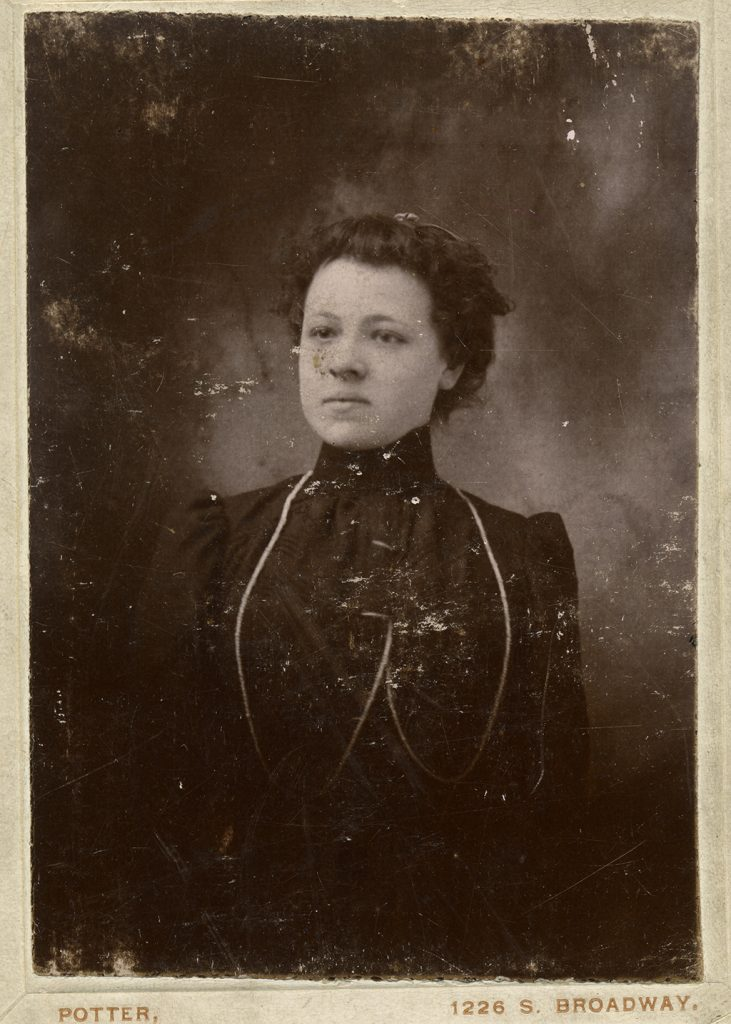
#> input picture archive/02_Damaged_Testing_Set/low-resolution-photographs_img1.jpg, 731 x 1024 px, given as the content of the folder /Resource-Boy-Grunge-Textures/Resource Boy - Grunge Textures, which was not available
$ python texture_mask_detector.py
#> lines starting #> are read from the running program, lines starting #| are printed output that depends on the picture; after the words box and inside, x2 and y2 are one past the last pixel; in counts of white or black regions, pixels touching at a corner belong together; pictures that were not available may be replaced by others from this repository, and a replacement may not be noted
# -*- coding: utf-8 -*-
"""
Generate mask comparison using scratch textures
"""

import os
import cv2
import numpy as np
from PIL import Image
from pathlib import Path
import random

from photo_revival.paths import DATASETS_DIR, EVALUATIONS_DIR, TEXTURES_DIR

class TextureBasedMaskDetector:
    """
    Mask detector using scratch texture analysis
    """

    def __init__(self, texture_dir: str = None, sensitivity: float = 0.5):
        self.sensitivity = sensitivity
        self.texture_features = None

        if texture_dir:
            self._learn_from_textures(texture_dir)

    def _learn_from_textures(self, texture_dir: str):
        """Learn scratch characteristics from texture samples"""
        texture_path = Path(texture_dir) / "Resource Boy - Grunge Textures"
        files = list(texture_path.glob("*.jpg"))[:30]

        if not files:
            print(f"No textures found in {texture_path}")
            return

        print(f"Learning from {len(files)} texture samples...")

        self.texture_features = {
            "blackhat_thresholds": [],
            "edge_densities": [],
            "contrast_values": [],
        }

        for f in files:
            img = cv2.imread(str(f), cv2.IMREAD_GRAYSCALE)
            if img is None:
                continue

            img = cv2.resize(img, (512, 512))
#> img: shape (512, 512)

            kernel = cv2.getStructuringElement(cv2.MORPH_RECT, (15, 1))
            blackhat = cv2.morphologyEx(img, cv2.MORPH_BLACKHAT, kernel)
            self.texture_features["blackhat_thresholds"].append(np.percentile(blackhat, 90))

            edges = cv2.Canny(img, 50, 150)
#> edges: shape (512, 512); 5.4% white in thin lines or dots
            self.texture_features["edge_densities"].append(np.mean(edges) / 255)

            self.texture_features["contrast_values"].append(np.std(img))

        for k, v in self.texture_features.items():
            if v:
                self.texture_features[k] = np.mean(v)
#> in main, img is the input picture: shape (1024, 731, 3); mean B, G, R 54.1, 69.3, 85.6

        print(f"Learned features: {self.texture_features}")

    def detect(self, image: np.ndarray) -> np.ndarray:
        """
        Detect damaged regions using learned texture features

        Args:
            image: RGB image as numpy array (H, W, 3)

        Returns:
            Binary mask (H, W), 255 = damaged, 0 = clean
        """
        if len(image.shape) == 3:
            gray = cv2.cvtColor(image, cv2.COLOR_RGB2GRAY)
        else:
            gray = image.copy()

        h, w = gray.shape
        mask = np.zeros((h, w), dtype=np.uint8)

        mask = np.maximum(mask, self._detect_scratch_lines(gray))
        mask = np.maximum(mask, self._detect_dust_and_spots(gray))
        mask = np.maximum(mask, self._detect_creases(gray))
        mask = np.maximum(mask, self._detect_white_damages(gray))
        mask = np.maximum(mask, self._detect_dark_damages(gray))

        mask = self._refine_mask(mask)

        return mask

    def _detect_scratch_lines(self, gray: np.ndarray) -> np.ndarray:
        """Detect thin scratch lines"""
        combined = np.zeros_like(gray)

        for kernel_size in [9, 15, 21]:
            for angle in [0, 90]:
                if angle == 0:
                    kernel = cv2.getStructuringElement(cv2.MORPH_RECT, (kernel_size, 1))
                else:
                    kernel = cv2.getStructuringElement(cv2.MORPH_RECT, (1, kernel_size))

                blackhat = cv2.morphologyEx(gray, cv2.MORPH_BLACKHAT, kernel)

                thresh = 10 + int(20 * self.sensitivity)
                _, binary = cv2.threshold(blackhat, thresh, 255, cv2.THRESH_BINARY)

                combined = np.maximum(combined, binary)
#> combined: shape (512, 512); 10.9% white; 1996 white regions (1823 under 20 px), largest, box (x1, y1, x2, y2) and area: (230, 270, 333, 373) 3126, (16, 4, 132, 34) 1145, (263, 181, 341, 274) 1144

        for kernel_size in [7, 11]:
            diag_kernel = np.eye(kernel_size, dtype=np.uint8)
            anti_diag_kernel = np.fliplr(diag_kernel)

            for k in [diag_kernel, anti_diag_kernel]:
                blackhat = cv2.morphologyEx(gray, cv2.MORPH_BLACKHAT, k)
                _, binary = cv2.threshold(blackhat, thresh, 255, cv2.THRESH_BINARY)
                combined = np.maximum(combined, binary)
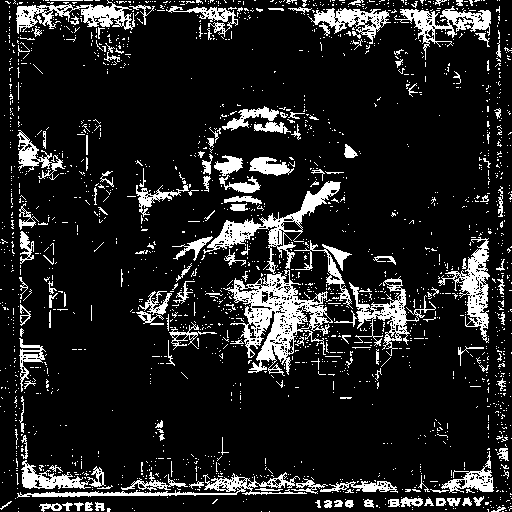
#> combined: shape (512, 512); 13.2% white; 1963 white regions (1806 under 20 px), largest, box (x1, y1, x2, y2) and area: (223, 270, 333, 376) 4129, (203, 181, 341, 274) 2237, (438, 237, 490, 343) 1599

        return combined

    def _detect_dust_and_spots(self, gray: np.ndarray) -> np.ndarray:
        """Detect dust spots and small artifacts"""
        blur = cv2.GaussianBlur(gray, (5, 5), 0)
        diff = cv2.absdiff(gray, blur)

        _, binary = cv2.threshold(diff, 15, 255, cv2.THRESH_BINARY)
#> binary: shape (512, 512); 3.1% white in thin lines or dots

        kernel = cv2.getStructuringElement(cv2.MORPH_ELLIPSE, (3, 3))
        binary = cv2.morphologyEx(binary, cv2.MORPH_CLOSE, kernel)
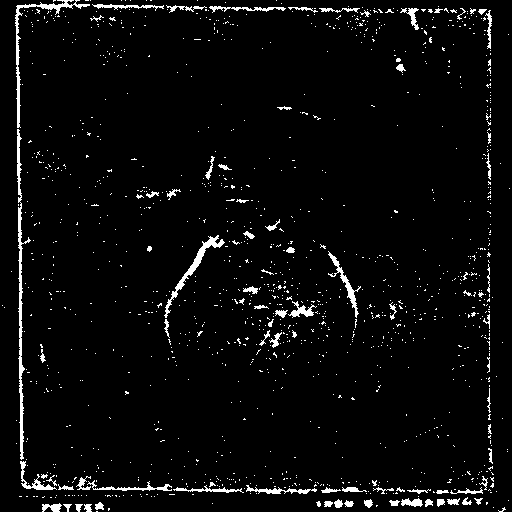
#> binary: shape (512, 512); 3.9% white; 1261 white regions (1179 under 20 px)

        contours, _ = cv2.findContours(binary, cv2.RETR_EXTERNAL, cv2.CHAIN_APPROX_SIMPLE)
#> contours = 1261 contours, 1204 with area under 20; largest, box (x1, y1, x2, y2) and area: (17, 129, 31, 460) 683, (15, 0, 90, 128) 439, (164, 235, 225, 318) 430, (328, 251, 361, 318) 247, (20, 461, 57, 490) 170

        result = np.zeros_like(gray)
        for cnt in contours:
            area = cv2.contourArea(cnt)
            if 5 < area < 2000:
                cv2.drawContours(result, [cnt], -1, 255, -1)
#> this loop made 1261 passes
#> area on passes 6 to 8: 34, 26, 20.5
#> result: shape (512, 512); 3% white; 102 white regions (20 under 20 px), largest, box (x1, y1, x2, y2) and area: (17, 129, 31, 460) 1028, (15, 0, 90, 128) 665, (164, 235, 225, 318) 544

        return result

    def _detect_creases(self, gray: np.ndarray) -> np.ndarray:
        """Detect creases and folds using edge detection"""
        blurred = cv2.GaussianBlur(gray, (3, 3), 0)
        edges = cv2.Canny(blurred, 30, 100)
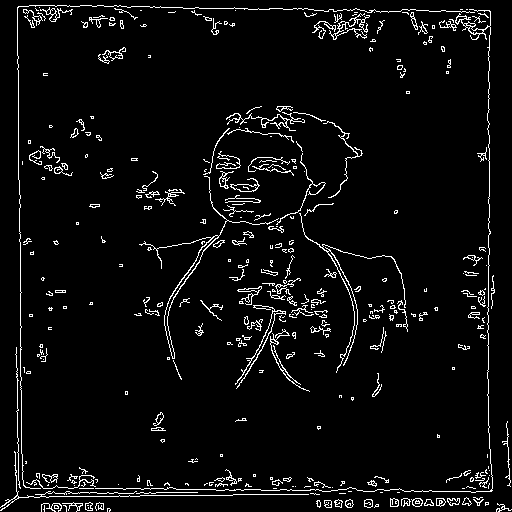
#> edges: shape (512, 512); 4.8% white in thin lines or dots

        lines = cv2.HoughLinesP(
            edges, 1, np.pi/180,
            threshold=30,
            minLineLength=20,
            maxLineGap=10
        )
#> lines = 295 rows, first 6: [150, 7, 269, 9], [18, 179, 18, 56], [488, 432, 488, 218], [89, 493, 197, 492], [88, 496, 201, 495], [20, 335, 22, 479]

        result = np.zeros_like(gray)
        if lines is not None:
            for line in lines:
                x1, y1, x2, y2 = line[0]
                length = np.sqrt((x2-x1)**2 + (y2-y1)**2)
                if length > 20:
                    cv2.line(result, (x1, y1), (x2, y2), 255, 2)
#> this loop made 295 passes
#> (x1, y1, x2, y2, length) on passes 1 to 3: (150, 7, 269, 9, 119), (18, 179, 18, 56, 123), (488, 432, 488, 218, 214)
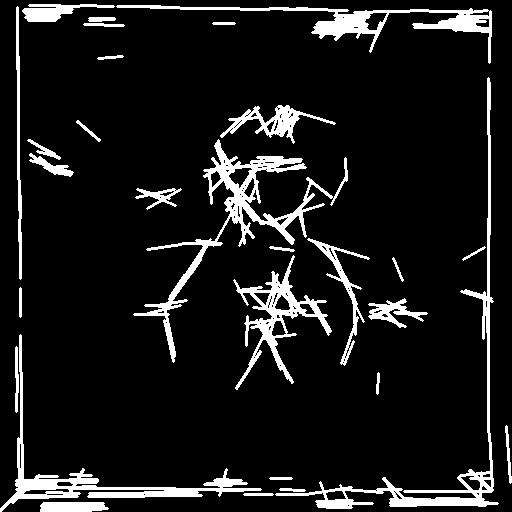
#> result: shape (512, 512); 10% white; 29 white regions, largest, box (x1, y1, x2, y2) and area: (133, 139, 348, 363) 4913, (275, 77, 499, 509) 4076, (0, 334, 262, 512) 3586

        kernel = cv2.getStructuringElement(cv2.MORPH_ELLIPSE, (3, 3))
#> kernel = [[0, 1, 0], [1, 1, 1], [0, 1, 0]]
        result = cv2.dilate(result, kernel, iterations=1)
#> result: shape (512, 512); 14% white; 20 white regions, largest, box (x1, y1, x2, y2) and area: (0, 76, 500, 512) 11546, (132, 138, 371, 367) 8215, (21, 3, 493, 65) 5600
#> in detect, `mask = np.maximum(mask, self._detect_creases(gray))`:
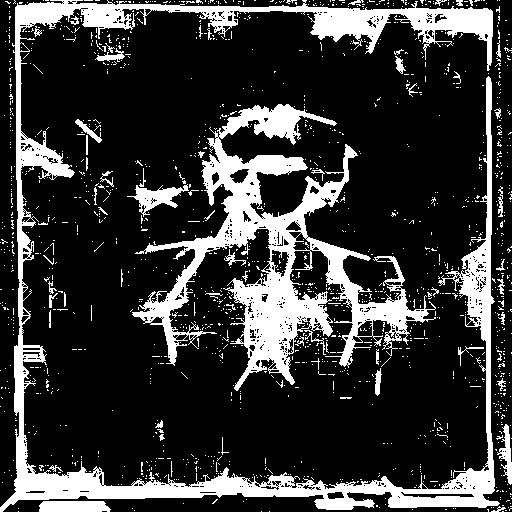
#> mask: shape (512, 512); 21.3% white; 1478 white regions (1419 under 20 px), largest, box (x1, y1, x2, y2) and area: (0, 0, 500, 512) 26573, (132, 104, 436, 391) 21134, (127, 184, 189, 217) 764

        return result

    def _detect_white_damages(self, gray: np.ndarray) -> np.ndarray:
        """Detect white scratches and spots"""
        white_mask = (gray > 245).astype(np.uint8) * 255
#> white_mask: shape (512, 512); every value is 0

        kernel = cv2.getStructuringElement(cv2.MORPH_ELLIPSE, (2, 2))
#> kernel = [[0, 1], [1, 1]]
        white_mask = cv2.morphologyEx(white_mask, cv2.MORPH_OPEN, kernel)

        return white_mask

    def _detect_dark_damages(self, gray: np.ndarray) -> np.ndarray:
        """Detect dark scratches and spots"""
        dark_mask = (gray < 10).astype(np.uint8) * 255

        kernel = cv2.getStructuringElement(cv2.MORPH_ELLIPSE, (2, 2))
#> kernel = [[0, 1], [1, 1]]
        dark_mask = cv2.morphologyEx(dark_mask, cv2.MORPH_OPEN, kernel)

        return dark_mask

    def _refine_mask(self, mask: np.ndarray) -> np.ndarray:
        """Refine mask with morphological operations"""
        kernel_small = cv2.getStructuringElement(cv2.MORPH_ELLIPSE, (2, 2))
#> kernel_small = [[0, 1], [1, 1]]
        kernel_medium = cv2.getStructuringElement(cv2.MORPH_ELLIPSE, (3, 3))
#> kernel_medium = [[0, 1, 0], [1, 1, 1], [0, 1, 0]]

        mask = cv2.morphologyEx(mask, cv2.MORPH_CLOSE, kernel_small)
#> mask: shape (512, 512); 21.8% white; 616 white regions (562 under 20 px), largest, box (x1, y1, x2, y2) and area: (0, 0, 500, 512) 28673, (133, 105, 438, 392) 22467, (128, 169, 192, 224) 858

        mask = cv2.dilate(mask, kernel_medium, iterations=1)
#> mask: shape (512, 512); 28.9% white; 315 white regions (221 under 20 px), largest, box (x1, y1, x2, y2) and area: (0, 0, 512, 512) 38280, (130, 104, 442, 397) 29073, (127, 168, 200, 225) 1209

        mask = cv2.GaussianBlur(mask, (5, 5), 0)

        return mask


def create_comparison_image(original: np.ndarray, mask: np.ndarray) -> np.ndarray:
    """Create side-by-side comparison image"""
    h, w = original.shape[:2]

    if len(original.shape) == 2:
        original_rgb = cv2.cvtColor(original, cv2.COLOR_GRAY2RGB)
    else:
        original_rgb = original.copy()

    mask_colored = cv2.applyColorMap(mask, cv2.COLORMAP_JET)
    mask_rgb = cv2.cvtColor(mask_colored, cv2.COLOR_BGR2RGB)

    overlay = original_rgb.copy()
    overlay[mask > 128] = [255, 0, 0]
    blended = cv2.addWeighted(original_rgb, 0.7, overlay, 0.3, 0)
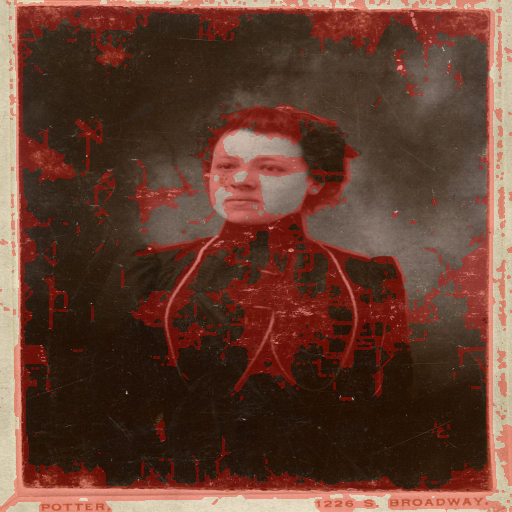
#> blended: shape (512, 512, 3); mean R, G, B 98.6, 61.6, 47.9

    comparison = np.zeros((h, w * 3, 3), dtype=np.uint8)
    comparison[:, :w] = original_rgb
    comparison[:, w:w*2] = mask_rgb
    comparison[:, w*2:] = blended

    font = cv2.FONT_HERSHEY_SIMPLEX
#> font = 0
    cv2.putText(comparison, "Original", (10, 30), font, 1, (255, 255, 255), 2)
    cv2.putText(comparison, "Mask", (w + 10, 30), font, 1, (255, 255, 255), 2)
    cv2.putText(comparison, "Overlay", (w * 2 + 10, 30), font, 1, (255, 255, 255), 2)
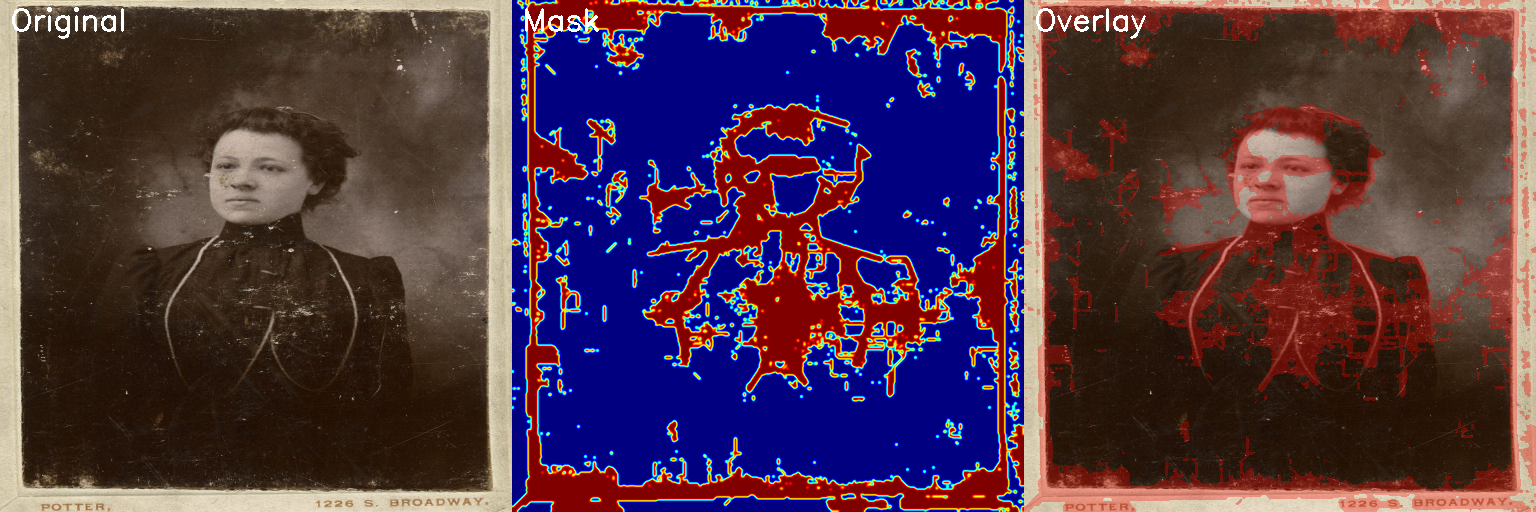
#> comparison: shape (512, 1536, 3); mean R, G, B 78.4, 52.8, 69.5

    return comparison


def main():
    texture_dir = str(TEXTURES_DIR / "Resource-Boy-Grunge-Textures")
    test_dir = str(DATASETS_DIR / "archive" / "03_Synthetic_Dataset" / "Train_Input_Degraded")
    output_dir = str(EVALUATIONS_DIR / "mask_comparison")

    os.makedirs(output_dir, exist_ok=True)

    print("="*60)
    print("Texture-Based Mask Detection")
    print("="*60)

    detector = TextureBasedMaskDetector(texture_dir, sensitivity=0.5)

    test_files = sorted([f for f in os.listdir(test_dir)
                        if f.lower().endswith(('.jpg', '.jpeg', '.png'))])[:5]

    print(f"\nProcessing {len(test_files)} test images...")

    for fname in test_files:
        print(f"\nProcessing: {fname}")

        img_path = os.path.join(test_dir, fname)
        img = cv2.imread(img_path)

        if img is None:
            print(f"  Cannot read: {img_path}")
            continue

        img = cv2.resize(img, (512, 512))
        img_rgb = cv2.cvtColor(img, cv2.COLOR_BGR2RGB)

        mask = detector.detect(img_rgb)

        comparison = create_comparison_image(img_rgb, mask)

        base_name = os.path.splitext(fname)[0]

        cv2.imwrite(os.path.join(output_dir, f"{base_name}_comparison.jpg"),
                   cv2.cvtColor(comparison, cv2.COLOR_RGB2BGR))
        cv2.imwrite(os.path.join(output_dir, f"{base_name}_mask.jpg"), mask)

        mask_coverage = np.mean(mask) / 255 * 100
#> mask_coverage = 28.92
        print(f"  Mask coverage: {mask_coverage:.1f}%")
#|   Mask coverage: 28.9%

    print(f"\n{'='*60}")
    print(f"Results saved to: {output_dir}")
    print(f"{'='*60}")


if __name__ == "__main__":
    main()
